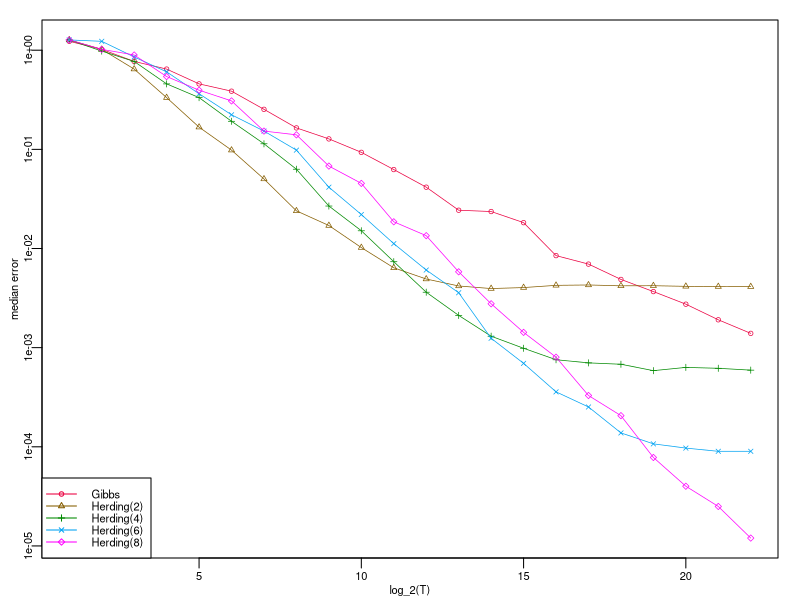

Write the R code that produced this figure.
library(colorspace)
y_legend = c("Gibbs", "Herding(2)", "Herding(4)", "Herding(6)", "Herding(8)");
k_colors <- rainbow_hcl(length(y_legend), c=200, l=40);
pchs <- (1: length(y_legend));

data<-read.table("out.txt"); tmp<-data[,1]
num_measure=22;
head=1;
x<-c();
for(i in 1:length(y_legend)) {
    x<-cbind(x, tmp[head:(head+num_measure-1)]);
    head<-head+num_measure;
}
measureT <- tmp[head:(head+num_measure-1)];
epsname = paste("CHG.eps",sep="")
postscript(file = epsname, width = 3.3, height = 3.3, family = "Helvetica",horizontal = FALSE, onefile = FALSE, paper = "special")
setEPS();
par(mar = c(2.1, 2.1, 1, 1.1))
par(mgp = c(1, 0.3, 0))
par(oma = c(0, 0, 0, 0))
par(ps=8)
x_label = "log_2(T)"
y_label = "median error"
matplot(x,type="o", log="y", lty=1, ylab=y_label, xlab=x_label,col=k_colors, pch=pchs, cex=0.6, lwd=0.7)
par(xpd=NA)
legend("bottomleft", legend=y_legend, pch=pchs, lty=1, col=k_colors, y.intersp=0.6, pt.cex=0.6);
dev.off()
